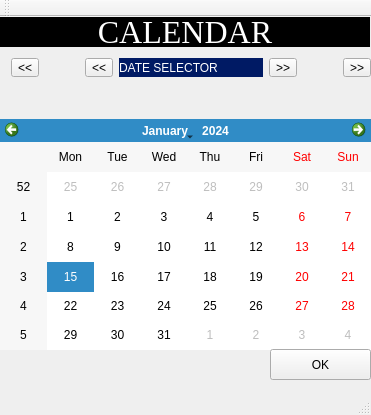
<?xml version="1.0" encoding="UTF-8"?>
<ui version="4.0">
 <class>calendarClass</class>
 <widget class="QMainWindow" name="calendarClass">
  <property name="geometry">
   <rect>
    <x>0</x>
    <y>0</y>
    <width>371</width>
    <height>415</height>
   </rect>
  </property>
  <property name="windowTitle">
   <string>calendar</string>
  </property>
  <widget class="QWidget" name="centralWidget">
   <widget class="QWidget" name="horizontalLayoutWidget">
    <property name="geometry">
     <rect>
      <x>0</x>
      <y>30</y>
      <width>371</width>
      <height>41</height>
     </rect>
    </property>
    <layout class="QHBoxLayout" name="horizontalLayout">
     <property name="rightMargin">
      <number>0</number>
     </property>
     <item>
      <widget class="QToolButton" name="yearBackButton">
       <property name="text">
        <string>&lt;&lt;</string>
       </property>
      </widget>
     </item>
     <item>
      <spacer name="horizontalSpacer">
       <property name="orientation">
        <enum>Qt::Horizontal</enum>
       </property>
       <property name="sizeType">
        <enum>QSizePolicy::Ignored</enum>
       </property>
       <property name="sizeHint" stdset="0">
        <size>
         <width>40</width>
         <height>20</height>
        </size>
       </property>
      </spacer>
     </item>
     <item>
      <widget class="QToolButton" name="MonthBackButton">
       <property name="text">
        <string>&lt;&lt;</string>
       </property>
      </widget>
     </item>
     <item>
      <widget class="QLabel" name="label_2">
       <property name="styleSheet">
        <string notr="true">
background-color: rgb(0, 26, 100);
color: rgb(255,255,255);


font: 75 8
pt &quot;Microsoft Sans Serif&quot;;</string>
       </property>
       <property name="text">
        <string>DATE SELECTOR</string>
       </property>
      </widget>
     </item>
     <item>
      <widget class="QToolButton" name="MonthFrontButton">
       <property name="text">
        <string>&gt;&gt;</string>
       </property>
      </widget>
     </item>
     <item>
      <spacer name="horizontalSpacer_2">
       <property name="orientation">
        <enum>Qt::Horizontal</enum>
       </property>
       <property name="sizeType">
        <enum>QSizePolicy::Ignored</enum>
       </property>
       <property name="sizeHint" stdset="0">
        <size>
         <width>40</width>
         <height>20</height>
        </size>
       </property>
      </spacer>
     </item>
     <item>
      <widget class="QToolButton" name="yearFrontButton">
       <property name="text">
        <string>&gt;&gt;</string>
       </property>
      </widget>
     </item>
    </layout>
   </widget>
   <widget class="QLabel" name="Titlelabel">
    <property name="geometry">
     <rect>
      <x>0</x>
      <y>0</y>
      <width>370</width>
      <height>30</height>
     </rect>
    </property>
    <property name="font">
     <font>
      <family>Times New Roman</family>
      <pointsize>24</pointsize>
      <weight>9</weight>
      <italic>false</italic>
      <bold>false</bold>
     </font>
    </property>
    <property name="styleSheet">
     <string notr="true">font: 75 24pt &quot;Times New Roman&quot;;
color: rgb(255, 255, 255);
background-color: rgb(0, 0, 0);
</string>
    </property>
    <property name="text">
     <string>CALENDAR</string>
    </property>
    <property name="alignment">
     <set>Qt::AlignCenter</set>
    </property>
   </widget>
   <widget class="QLabel" name="DateLabel">
    <property name="geometry">
     <rect>
      <x>0</x>
      <y>70</y>
      <width>371</width>
      <height>31</height>
     </rect>
    </property>
    <property name="text">
     <string/>
    </property>
    <property name="alignment">
     <set>Qt::AlignCenter</set>
    </property>
   </widget>
   <widget class="QCalendarWidget" name="calendarWidget">
    <property name="geometry">
     <rect>
      <x>0</x>
      <y>102</y>
      <width>371</width>
      <height>231</height>
     </rect>
    </property>
   </widget>
   <widget class="QPushButton" name="OkButton">
    <property name="geometry">
     <rect>
      <x>270</x>
      <y>332</y>
      <width>101</width>
      <height>31</height>
     </rect>
    </property>
    <property name="text">
     <string>OK</string>
    </property>
   </widget>
  </widget>
  <widget class="QMenuBar" name="menuBar">
   <property name="geometry">
    <rect>
     <x>0</x>
     <y>0</y>
     <width>371</width>
     <height>21</height>
    </rect>
   </property>
  </widget>
  <widget class="QToolBar" name="mainToolBar">
   <attribute name="toolBarArea">
    <enum>TopToolBarArea</enum>
   </attribute>
   <attribute name="toolBarBreak">
    <bool>false</bool>
   </attribute>
  </widget>
  <widget class="QStatusBar" name="statusBar"/>
 </widget>
 <layoutdefault spacing="6" margin="11"/>
 <resources>
  <include location="calendar.qrc"/>
 </resources>
 <connections/>
</ui>
